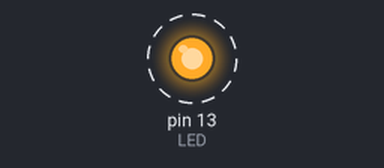
Bench run of a sketch on a simulated Arduino Uno, built with avr-gcc and run on an emulated ATmega328P. Shown: output pins drawn as LEDs (lit = HIGH). Dashed ring = blinking.

Above: at 0.2 s.
Timing chart, 0 to 3.0 s (numbered marks = the images above):
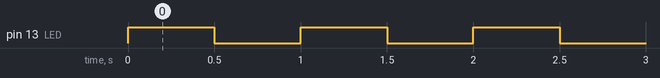

Measured:
- by itself, pin 13 (LED): alternates HIGH for 0.50 s and LOW for 0.50 s

The sketch:

atividade01.ino
```cpp
int LED = 13;
int BOTAO = 2;

void setup() {
  // put your setup code here, to run once:
  pinMode(LED, OUTPUT);
  pinMode(BOTAO, INPUT);
}
////1
void loop() {

  digitalWrite(LED, HIGH);
  delay(500);
  digitalWrite(LED, LOW);
  delay(500);
}

////2
//void loop(){
//  int estado = digitalRead(BOTAO);
//
//  if(estado == HIGH){
//     digitalWrite(LED, HIGH);
//  }
//  else{
//    digitalWrite(LED, LOW);
//  }
//}

////3
//int op = 1;
//void loop(){
//  int estado_botao = digitalRead(BOTAO);
//  int estado_led = digitalRead(LED);
//
//  if(estado_botao == HIGH){
//    if(op == 1){
//      if(estado_led == HIGH){
//        digitalWrite(LED, LOW);
//        op = 0;
//      }
//      else{
//        digitalWrite(LED, HIGH);
//        op = 0;
//      }
//    }
//  }
//  else{
//    op = 1;
//  }
//  delay(50);
//}

////4
//int op = 1;
//int cont = 0;
//
//void loop(){
//  int estado_botao = digitalRead(BOTAO);
//  int estado_led = digitalRead(LED);
//
//  if(estado_botao == HIGH){
//    if(op == 1){
//      cont++;
//      op = 0;
//      if(cont == 3){
//        if(estado_led == HIGH){
//          digitalWrite(LED, LOW);
//
//        }
//        else{
//          digitalWrite(LED, HIGH);
//
//        }
//        cont = 0;
//      }
//    }
//  }
//  else{
//    op = 1;
//  }
//}
```
